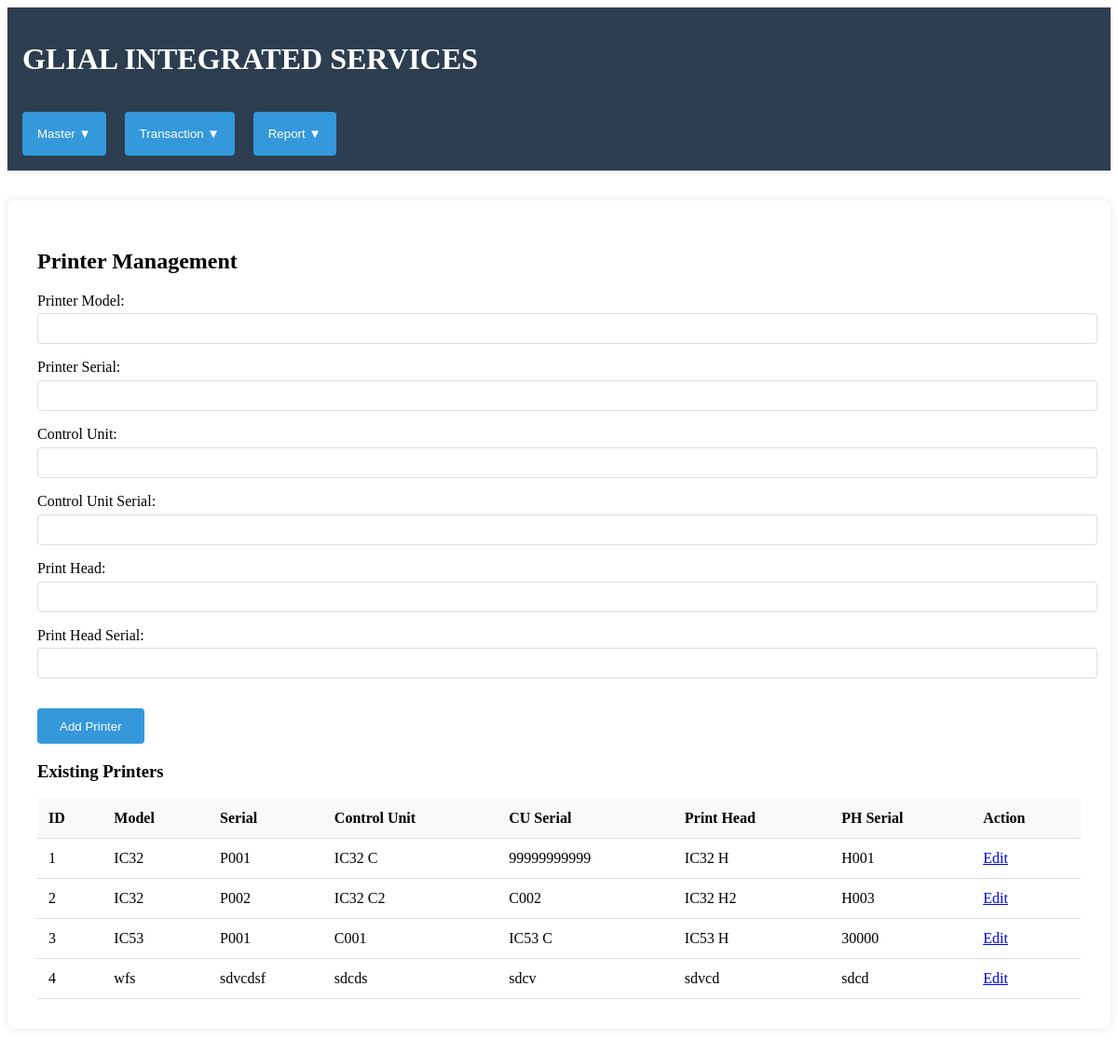
The app's page /master/printer with its own data.
### business-app/app.py (models this page shows)
class Printer(db.Model):
    id = db.Column(db.Integer, primary_key=True)
    model = db.Column(db.String(50), nullable=False)
    serial = db.Column(db.String(50), nullable=False)
    control_unit = db.Column(db.String(50), nullable=False)
    control_unit_serial = db.Column(db.String(50), nullable=False)
    print_head = db.Column(db.String(50), nullable=False)
    print_head_serial = db.Column(db.String(50), nullable=False)
    items = db.relationship('Item', backref='printer_obj')

### business-app/app.py (the view, shortened to what this page needs)
@app.route('/master/printer', methods=['GET','POST'])
def master_printer():
    printers = Printer.query.all()
    return render_template('master/printer.html', printers=printers)

### business-app/templates/master/printer.html (shortened to what this page needs)
{% extends "base.html" %} {% block content %}
<div class="container">
  <h2>Printer Management</h2>
  <form
    method="POST"
    action="{% if edit_printer %}{{ url_for('master_printer_edit', id=edit_printer.id) }}{% else %}{{ url_for('master_printer') }}{% endif %}"
  >
    <div class="form-group">
      <label>Printer Model:</label>
      <input
        type="text"
        name="model"
        required
        value="{{ edit_printer.model if edit_printer else '' }}"
      />
    </div>
    <div class="form-group">
      <label>Printer Serial:</label>
      <input
        type="text"
        name="serial"
        required
        value="{{ edit_printer.serial if edit_printer else '' }}"
      />
    </div>
    <div class="form-group">
      <label>Control Unit:</label>
      <input
        type="text"
        name="control_unit"
        required
        value="{{ edit_printer.control_unit if edit_printer else '' }}"
      />
    </div>
    <div class="form-group">
      <label>Control Unit Serial:</label>
      <input
        type="text"
        name="control_unit_serial"
        required
        value="{{ edit_printer.control_unit_serial if edit_printer else '' }}"
      />
    </div>
    <div class="form-group">
      <label>Print Head:</label>
      <input
        type="text"
        name="print_head"
        required
        value="{{ edit_printer.print_head if edit_printer else '' }}"
      />
    </div>
    <div class="form-group">
      <label>Print Head Serial:</label>
      <input
        type="text"
        name="print_head_serial"
        required
        value="{{ edit_printer.print_head_serial if edit_printer else '' }}"
      />
    </div>
    <button type="submit">
      {{ 'Update' if edit_printer else 'Add Printer' }}
    </button>
  </form>
  <h3>Existing Printers</h3>
  <table>
    <thead>
      <tr>
        <th>ID</th>
        <th>Model</th>
        <th>Serial</th>
        <th>Control Unit</th>
        <th>CU Serial</th>
        <th>Print Head</th>
        <th>PH Serial</th>
        <th>Action</th>
      </tr>
    </thead>
    <tbody>
      {% for p in printers %}
      <tr>
        <td>{{ p.id }}</td>
        <td>{{ p.model }}</td>
        <td>{{ p.serial }}</td>
        <td>{{ p.control_unit }}</td>
        <td>{{ p.control_unit_serial }}</td>
        <td>{{ p.print_head }}</td>
        <td>{{ p.print_head_serial }}</td>
        <td>
          <a href="{{ url_for('master_printer_edit', id=p.id) }}">Edit</a>
        </td>
      </tr>
      {% endfor %}
    </tbody>
  </table>
</div>
{% endblock %}

### business-app/static/css/style.css (style rules this page uses)
.container { max-width: 1200px; margin: 2rem auto; padding: 2rem; background-color: white; border-radius: 8px; box-shadow: 0 0 10px rgba(0, 0, 0, 0.1); }
.form-group { margin-bottom: 1rem; }
input, select, textarea { width: 100%; padding: 0.5rem; margin-top: 0.3rem; border: 1px solid #ddd; border-radius: 4px; }
button { background-color: #3498db; color: white; padding: 0.7rem 1.5rem; border: none; border-radius: 4px; cursor: pointer; margin-top: 1rem; }
table { width: 100%; border-collapse: collapse; margin-top: 1rem; }
th, td { padding: 12px; text-align: left; border-bottom: 1px solid #ddd; }
th { background-color: #f8f9fa; }

### records on screen
Printer: id "1", model "IC32", serial "P001", control_unit "IC32 C", control_unit_serial "99999999999", print_head "IC32 H", print_head_serial "H001"
Printer: id "2", model "IC32", serial "P002", control_unit "IC32 C2", control_unit_serial "C002", print_head "IC32 H2", print_head_serial "H003"
Printer: id "3", model "IC53", serial "P001", control_unit "C001", control_unit_serial "IC53 C", print_head "IC53 H", print_head_serial "30000"
Printer: id "4", model "wfs", serial "sdvcdsf", control_unit "sdcds", control_unit_serial "sdcv", print_head "sdvcd", print_head_serial "sdcd"

### other values on screen
{{ 'Update' if edit_printer else 'Add Printer' }} "Add Printer"
